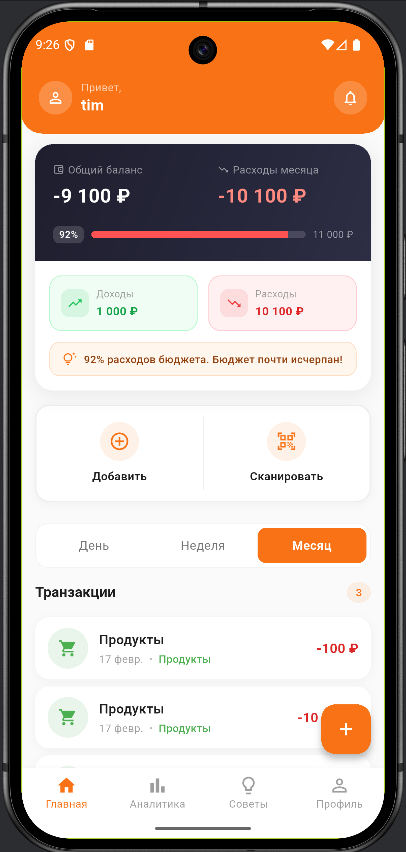
#> input picture images/home_screen.png, 406 x 852 px
$ python -i ocr_service.py   (imports and definitions only)
#> lines starting #> are read from the running program, lines starting #| are printed output that depends on the picture
### server/app/services/image_preprocessing_service.py
"""
Сервис предобработки изображений для улучшения качества OCR.

Pipeline адаптируется под тип изображения:
- Чистый скан/цифровой чек → простой Otsu threshold
- Фото на камеру → полный pipeline (denoise + CLAHE + adaptive threshold + deskew)
"""
import base64
from io import BytesIO

import cv2
import numpy as np
from PIL import Image
from loguru import logger


class ImagePreprocessingService:
    """Предобработка изображений для OCR"""

    MIN_WIDTH = 1200
    MIN_HEIGHT = 1200

    def preprocess_from_base64(self, image_base64: str) -> np.ndarray:
        img = self._decode_base64(image_base64)
        img = self._to_grayscale(img)
        img = self._scale_up(img)

        if self._is_clean_image(img):
            # Чистый скан/скриншот: только пороговая бинаризация
            logger.debug("Clean image detected — using Otsu threshold only")
            img = self._binarize_otsu(img)
        else:
            # Фотография: полный pipeline
            logger.debug("Photo image detected — using full pipeline")
            img = self._denoise(img)
            img = self._enhance_contrast(img)
            img = self._binarize(img)
            img = self._deskew(img)

        return img

    def preprocess_to_pil(self, image_base64: str) -> Image.Image:
        """Вернуть предобработанное изображение как PIL Image (для pytesseract)."""
        processed = self.preprocess_from_base64(image_base64)
        return Image.fromarray(processed)

    # ------------------------------------------------------------------
    # Определение типа изображения
    # ------------------------------------------------------------------

    # [16 lines left out: function _is_clean_image, not called in this run]

    # ------------------------------------------------------------------
    # Приватные методы pipeline
    # ------------------------------------------------------------------

    def _decode_base64(self, image_base64: str) -> np.ndarray:
        if "," in image_base64:
            image_base64 = image_base64.split(",", 1)[1]
        image_bytes = base64.b64decode(image_base64)
        pil_image = Image.open(BytesIO(image_bytes)).convert("RGB")
        img = np.array(pil_image)
        img = cv2.cvtColor(img, cv2.COLOR_RGB2BGR)
        logger.debug(f"Decoded image: {img.shape[1]}x{img.shape[0]}px")
        return img

    # [19 lines left out: functions _to_grayscale, _scale_up, _binarize_otsu, not called in this run]

    def _denoise(self, img: np.ndarray) -> np.ndarray:
        return cv2.fastNlMeansDenoising(img, h=10, templateWindowSize=7, searchWindowSize=21)

    def _enhance_contrast(self, img: np.ndarray) -> np.ndarray:
        clahe = cv2.createCLAHE(clipLimit=2.0, tileGridSize=(8, 8))
        return clahe.apply(img)

    # [35 lines left out: functions _binarize, _deskew, not called in this run]


image_preprocessing_service = ImagePreprocessingService()

### server/app/services/ocr_service.py
"""
Сервис OCR распознавания текста с чеков.
v5 — барко-формат Пятёрочка/Магнит, 3-decimal суммы, улучшенный парсер.
"""
import re
from datetime import datetime
from typing import Optional

import pytesseract
from loguru import logger

from app.services.image_preprocessing_service import image_preprocessing_service


# PSM 6 = единый блок текста (лучше для чеков)
TESSERACT_CONFIG = "--psm 6 --oem 3 -c preserve_interword_spaces=1"
TESSERACT_LANG = "rus+eng"


class OCRService:

    def recognize(self, image_base64: str) -> dict:
        logger.info("Starting image preprocessing...")
        pil_image = image_preprocessing_service.preprocess_to_pil(image_base64)

        logger.info("Running Tesseract OCR...")
        raw_text = pytesseract.image_to_string(
            pil_image,
            lang=TESSERACT_LANG,
            config=TESSERACT_CONFIG,
        )
        logger.debug(f"OCR raw text ({len(raw_text)} chars):\n{raw_text[:800]}")

        cleaned_text = self._fix_ocr_errors(raw_text)

        result = self._parse_receipt(cleaned_text)
        result["raw_text"] = cleaned_text
        return result

    # ------------------------------------------------------------------
    # Пост-обработка текста OCR
    # ------------------------------------------------------------------

    # [267 lines left out: functions _fix_ocr_errors, _parse_receipt, _extract_total, _extract_date, _extract_retailer, _extract_items and 2 more, not called in this run]


ocr_service = OCRService()

>>> import cv2
>>> picture = cv2.imread('../../../images/home_screen.png', cv2.IMREAD_GRAYSCALE)
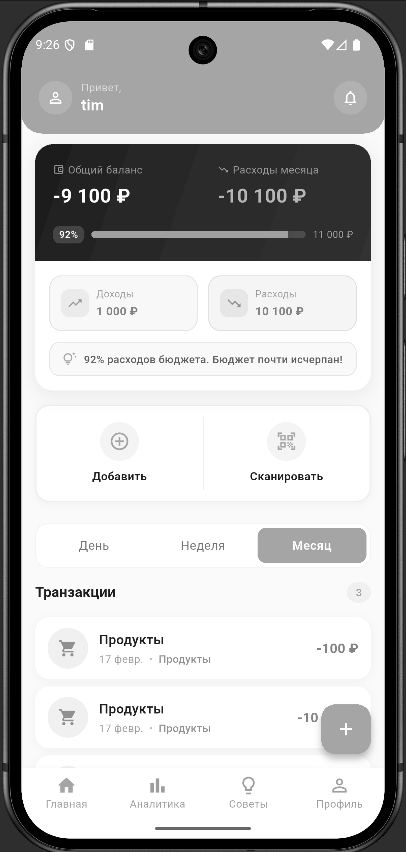
#> picture: shape (852, 406); min 0, max 255, mean 183.4
#> (the run stopped early here; a loop or call above may not have finished)
